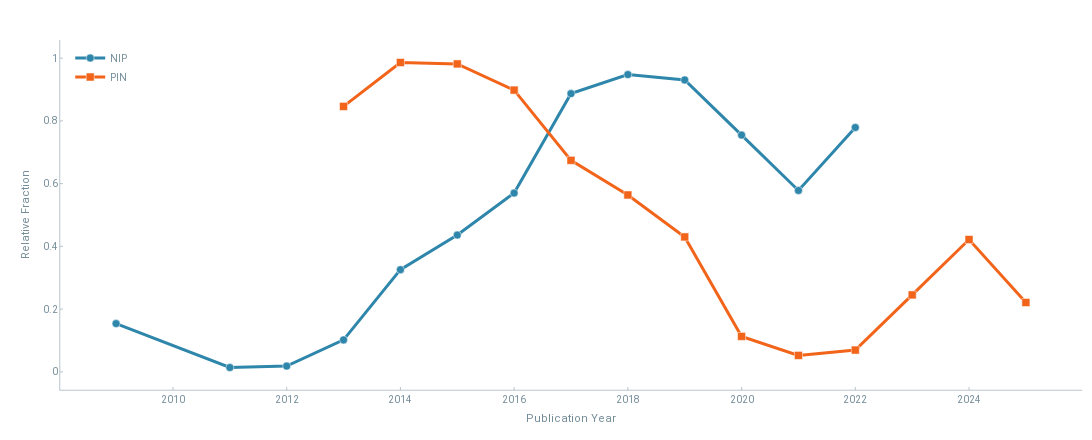

Notebook cell for this chart:
### Code cell
# plot fraction of NIP/PIN over year

fig = go.Figure()
fig.update_layout(
    autosize=False,
    width=SINGLE_COLUMN_PX,
    height=SINGLE_COLUMN_PX/3,
)

relative_nip = nip_by_year['count'] / (nip_by_year['count'] + pin_by_year['count'])

fig.add_trace(go.Scatter(
    x=nip_by_year['pub_year'],
    y=relative_nip,
    mode='lines+markers',
    name='NIP',
    line=dict(color='#2E86AB', width=3),
    marker=dict(size=8, symbol='circle'),
    hovertemplate='<b>Relative NIP Fraction</b><br>Year: %{x}<br>Fraction: %{y:.2f}<extra></extra>'
))

relative_pin= pin_by_year['count'] / (nip_by_year['count'] + pin_by_year['count'])
fig.add_trace(go.Scatter(
    x=pin_by_year['pub_year'],
    y=relative_pin,
    mode='lines+markers',
    name='PIN',
    line=dict(color='#F26419', width=3),
    marker=dict(size=8, symbol='square'),
    hovertemplate='<b>Relative PIN Fraction</b><br>Year: %{x}<br>Fraction: %{y:.2f}<extra></extra>'
))


fig.update_layout(
    xaxis_title='Publication Year',
    yaxis_title='Relative Fraction',
)

### Figure 1 — Plotly figure (JSON) as saved in the notebook; plotly's stock layout.template omitted (floating-point values rounded to 4 significant figures)
{"data": [{"hovertemplate": "<b>Relative NIP Fraction</b><br>Year: %{x}<br>Fraction: %{y:.2f}<extra></extra>", "line": {"color": "#2E86AB", "width": 3}, "marker": {"size": 8, "symbol": "circle"}, "mode": "lines+markers", "name": "NIP", "type": "scatter", "x": [2009.0, 2011.0, 2012.0, 2013.0, 2014.0, 2015.0, 2016.0, 2017.0, 2018.0, 2019.0, 2020.0, 2021.0, 2022.0, 2023.0, 2024.0, 2025.0], "y": [0.1538, 0.01379, 0.01827, 0.1018, 0.3257, 0.4361, 0.5699, 0.8871, 0.9477, 0.9306, 0.7548, 0.5783, 0.779, NaN, NaN, NaN]}, {"hovertemplate": "<b>Relative PIN Fraction</b><br>Year: %{x}<br>Fraction: %{y:.2f}<extra></extra>", "line": {"color": "#F26419", "width": 3}, "marker": {"size": 8, "symbol": "square"}, "mode": "lines+markers", "name": "PIN", "type": "scatter", "x": [2013.0, 2014.0, 2015.0, 2016.0, 2017.0, 2018.0, 2019.0, 2020.0, 2021.0, 2022.0, 2023.0, 2024.0, 2025.0], "y": [0.8462, 0.9862, 0.9817, 0.8982, 0.6743, 0.5639, 0.4301, 0.1129, 0.05234, 0.06938, 0.2452, 0.4217, 0.221, NaN, NaN, NaN]}], "layout": {"autosize": false, "height": 440, "width": 1320, "xaxis": {"title": {"text": "Publication Year"}}, "yaxis": {"title": {"text": "Relative Fraction"}}}}
